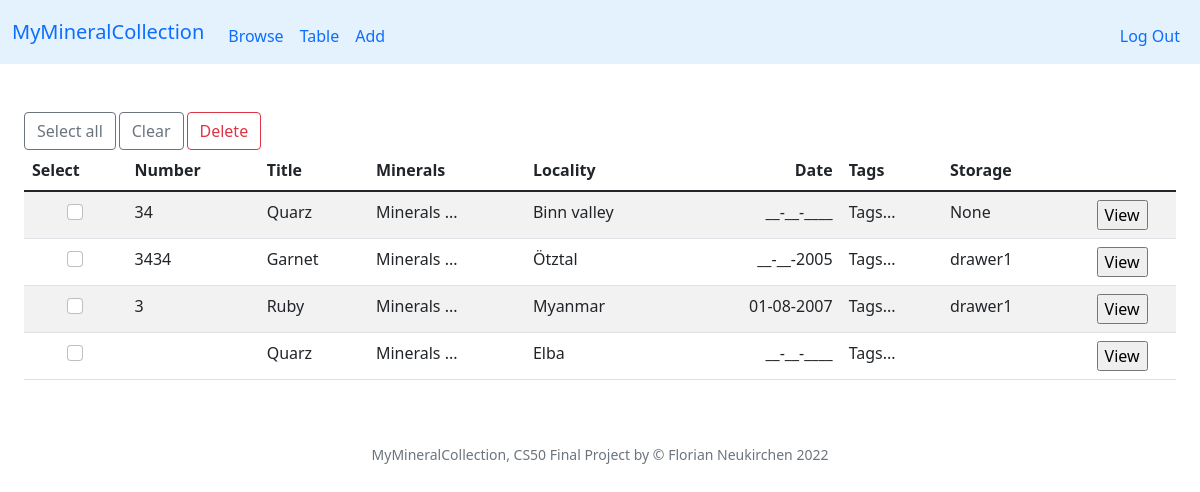
The page /table (signed in) on the database as committed earlier.
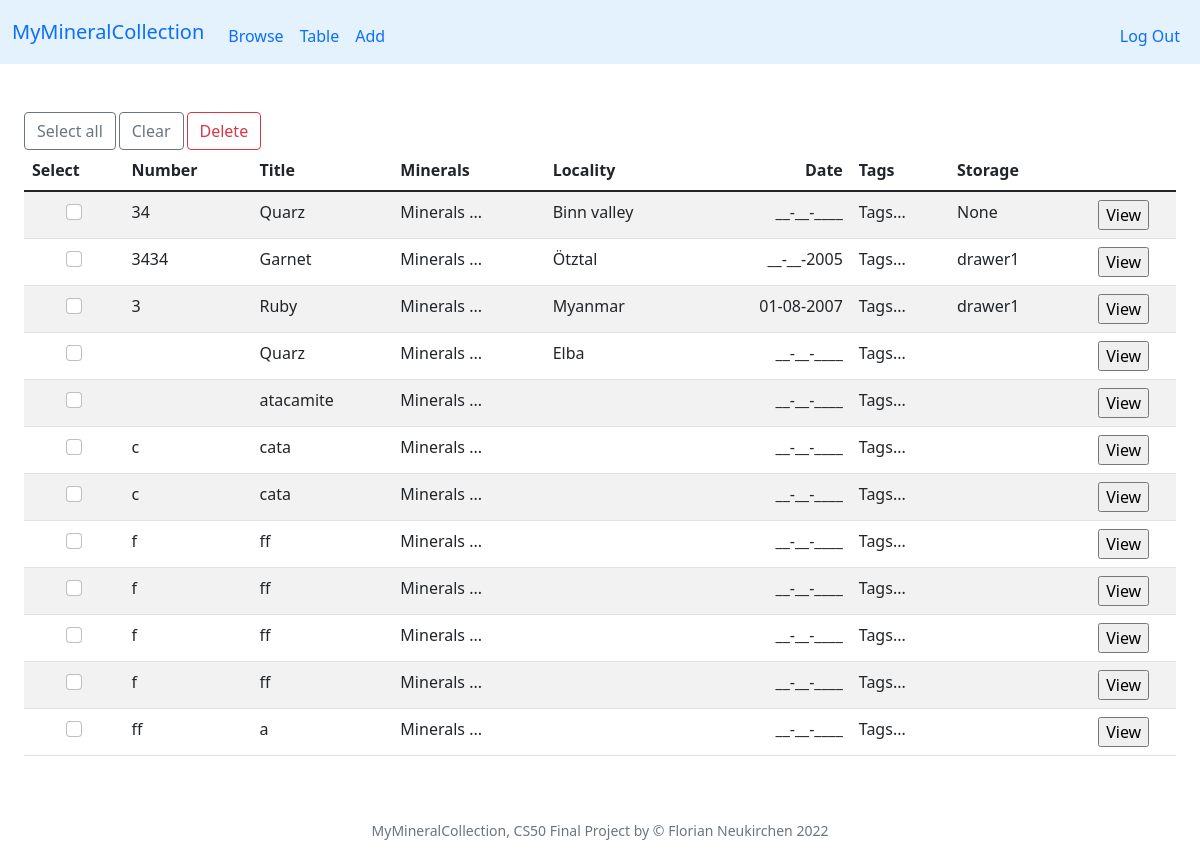
The same page on the database as committed later.
### tables this page shows
CREATE TABLE specimen (id INTEGER PRIMARY KEY AUTOINCREMENT NOT NULL, user_id INTEGER NOT NULL, my_id TEXT, title TEXT, locality TEXT, day INTEGER, month INTEGER, year INTEGER, storage TEXT, timestamp TEXT, thumbnail TEXT);

### app.py (the view)
@app.route("/table")
@login_required
def table():
    rows = db.execute("SELECT * FROM specimen WHERE user_id = ?", session["user_id"])
    return render_template("table.html", rows=rows)

### app.py (called while the page is built)
@app.after_request
def after_request(response):
    response.headers["Cache-Control"] = "no-cache, no-store, must-revalidate"
    response.headers["Expires"] = 0
    response.headers["Pragma"] = "no-cache"
    return response

### helpers.py (called while the page is built)
def login_required(f):
    @wraps(f)
    def decorated_function(*args, **kwargs):
        if session.get("user_id") is None:
            return redirect("/login")
        return f(*args, **kwargs)
    return decorated_function

def date2(value):
    if not value:
        return "__"
    return f"{value:02d}"

def date4(value):
    if not value:
        return "____"
    return f"{value:04d}"

### templates/table.html (shortened to what this page needs)
{% extends "layout.html" %}
{% block main %}
<div class="container-fluid">
    <div class="text-start card-smaller">
        <button type="button" class="btn btn-outline-secondary" onclick="checkAll()">Select all</button>
        <button type="button" class="btn btn-outline-secondary" onclick="uncheckAll()">Clear</button>
        <button type="button" class="btn btn-outline-danger" data-toggle="modal" data-target="#deleteModal">
        Delete
        </button>
</div>
    <table class="table table-striped">
        <thead>
            <tr>
                <th class="text-start">Select</th>
                <th class="text-start">Number</th>
                <th class="text-start">Title</th>
                <th class="text-start">Minerals</th>
                <th class="text-start">Locality</th>
                <th class="text-end">Date</th>
                <th class="text-start">Tags</th>
                <th class="text-start">Storage</th>
            </tr>
        </thead>
        <tbody>
            {% for row in rows %}
            <tr>
                <td>
                    <div>
                        <input type="checkbox" class="form-check-input mycheckboxes" name="checkboxes" value="{{ row['id'] }}">
                    </div>
                </td>
                <td class="text-start">{{ row['my_id'] }}</td>
                <td class="text-start">{{ row['title'] }}</td>
                <td class="text-start">Minerals ...</td>
                <td class="text-start">{{ row['locality']  }}</td>
                <td class="text-end">{{ row['day'] | date2 }}-{{ row['month'] | date2 }}-{{ row['year'] | date4}}</td>
                <td class="text-start">Tags...</td>
                <td class="text-start">{{ row['storage'] }}</td>
                <td>
                    <form action="/view">
                        <input type="submit" value="View">
                    </form>
                </td>
            </tr>
            {% endfor %}
        </tbody>
    </table>
</div>
{% endblock %}

Rows that differ between the two databases and show on the page:
added specimen: title "atacamite", day "__", month "__", year "____"
added specimen: my_id "c", title "cata", day "__", month "__", year "____"
added specimen: my_id "c", title "cata", day "__", month "__", year "____"
added specimen: my_id "f", title "ff", day "__", month "__", year "____"
added specimen: my_id "f", title "ff", day "__", month "__", year "____"
added specimen: my_id "f", title "ff", day "__", month "__", year "____"
added specimen: my_id "f", title "ff", day "__", month "__", year "____"
added specimen: my_id "ff", title "a", day "__", month "__", year "____"
